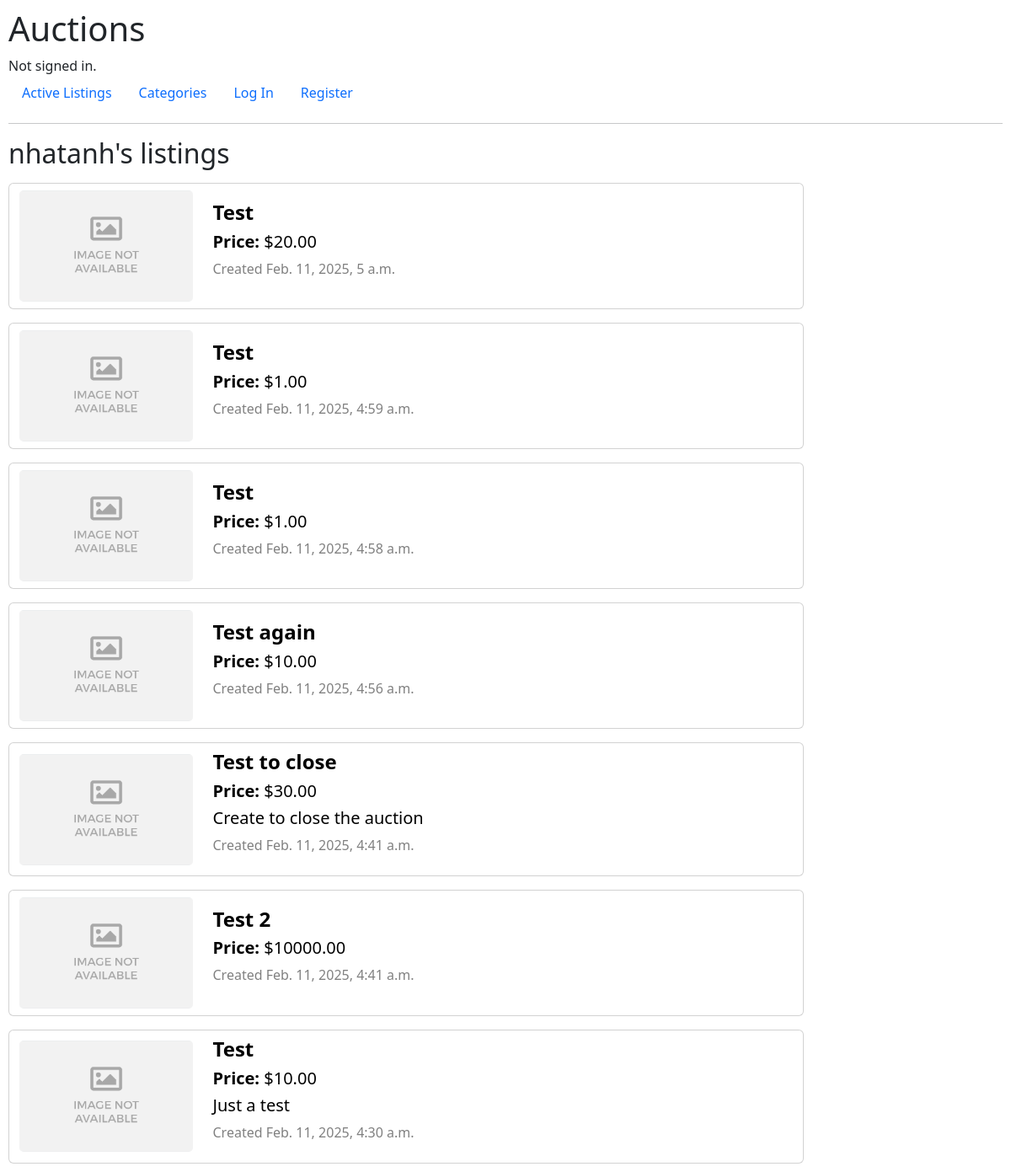
Page /user/4 on the committed database.
### auctions/models.py (models this page shows, shortened)
class Listing(models.Model):
    owner = models.ForeignKey(User, on_delete=models.CASCADE, related_name="auction_listings")
    title = models.CharField(max_length=200)
    created_at = models.DateTimeField(auto_now_add=True)
    description = models.TextField(blank=True)
    starting_bid = models.FloatField()
    image_url = models.URLField()
    category = models.ForeignKey(Category, on_delete=models.PROTECT, blank=True, null=True, related_name="listings_by_category")
    is_active = models.BooleanField(default=True)
    interested_by = models.ManyToManyField(User, related_name="watchlist")
    winner = models.ForeignKey(User, on_delete=models.PROTECT, blank=True, null=True, related_name="win")
    def current_price(self):
        if self.bids.last():
            return self.bids.last().price
        return self.starting_bid

class Bid(models.Model):
    bid_by = models.ForeignKey(User, on_delete=models.CASCADE, related_name="user_bids")
    bid_for = models.ForeignKey(Listing, on_delete=models.CASCADE, related_name="bids")
    price = models.FloatField()
    created_at = models.DateTimeField(auto_now_add=True)

### auctions/views.py (the view)
# urls.py: path("user/<int:user_id>", views.user_listing, name="user-listing"),
def user_listing(request, user_id):
    user = User.objects.get(pk=user_id)
    listings = Listing.objects.filter(owner=user).order_by("-created_at")
    return render(request, "auctions/index.html", {
        "listings": listings,
        "header": f"{user.username}'s listings"
    })

### auctions/templates/auctions/index.html (shortened to what this page needs)
{% extends "auctions/layout.html" %}
{% load static %}
{% block body %}
    {% if header %}
        <h2>{{ header }}</h2>
    {% else %}
        <h2>Active Listings</h2>
    {% endif %}
    {% for listing in listings %}
    <div class="card card-index mt-3">
        <div class="container-fluid row">
            <div class="col-sm-3 mt-2 mb-2 text-center d-flex flex-column justify-content-center">
                {% if listing.image_url %}
                    <img class="flex-item card-img" src="{{ listing.image_url }}" alt="Image">
                {% else %}
                <img class="flex-item card-img" src="{% static 'auctions/no-image.png' %}" alt="No Image">
                {% endif %}
            </div>
            <div class="col-sm-9 mt-2 mb-2 d-flex flex-column justify-content-center">
                <a class="listing-link" href="{% url 'listing' listing.id %}">
                    <h4 class="flex-item">
                        <strong>{{ listing.title }}</strong>
                    </h4>
                    <h5 class="flex-item"><strong>Price: </strong>${{ listing.current_price|floatformat:2 }}</h5>
                    <h5 class="flex-item">{{ listing.description }}</h5>
                    <p class="flex-item" style="color: grey;">Created {{ listing.created_at }}</p>
                </a>
            </div>
        </div>
    </div>
    {% endfor %}
{% endblock %}

### auctions/static/auctions/styles.css (style rules this page uses)
body { padding: 10px; }
.card-index { max-width: 80%; }
.card-img { object-fit: contain; max-height: 200px; }
.listing-link { text-decoration: none; color: black; }

### rows in the picture
Listing: title "Test", current_price "20.00", created_at "Feb. 11, 2025, 5 a.m."
Listing: title "Test", current_price "1.00", created_at "Feb. 11, 2025, 4:59 a.m."
Listing: title "Test", current_price "1.00", created_at "Feb. 11, 2025, 4:58 a.m."
Listing: title "Test again", current_price "10.00", created_at "Feb. 11, 2025, 4:56 a.m."
Listing: title "Test to close", current_price "30.00", description "Create to close the auction", created_at "Feb. 11, 2025, 4:41 a.m."
Listing: title "Test 2", current_price "10000.00", created_at "Feb. 11, 2025, 4:41 a.m."
Listing: title "Test", current_price "10.00", description "Just a test", created_at "Feb. 11, 2025, 4:30 a.m."

### other values in the picture
{{ header }} "nhatanh's listings"
